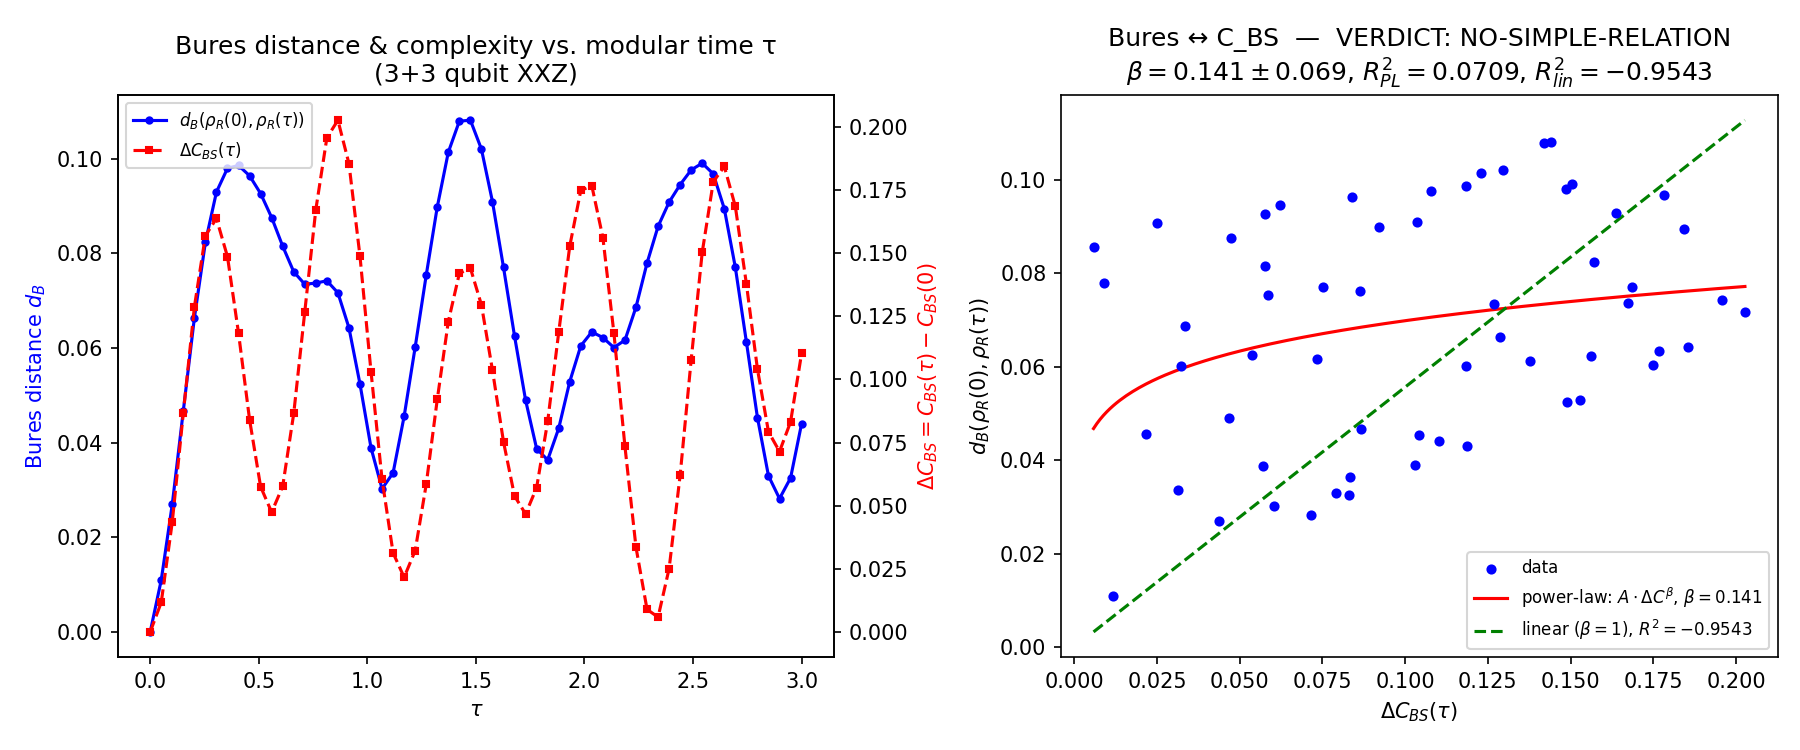

Python code for this plot:
#!/usr/bin/env python3
"""
V8-agent-10-bures-complexity.py
================================

Analogy: Bures-Uhlmann geodesic distance between states
         ↔ Brown-Susskind / Nielsen geometric complexity C_k under modular flow.

Question: does d_B(ρ_R(0), ρ_R(τ)) equal C_k to leading order (linear)?

Setup:
  - 3+3 qubit system (reduced from 4+4 for dim feasibility)
  - XXZ modular Hamiltonian on full system
  - ρ_R(0) = Tr_{R'}[ρ_β] (thermal state reduced to subsystem R)
  - ρ_R(τ) = Tr_{R'}[U(τ) ρ_β U(τ)†] where U(τ) = exp(-i K τ)
  - d_B = Bures distance (via scipy.linalg sqrtm)
  - C_BS = Nielsen complexity proxy: 1/Tr(ρ_R(τ)²)  [purity inverse]
    (follows same proxy used in V8-agent-02, Nielsen geometric complexity)

Verdict: LINEAR-EQUIVALENCE / POWER-LAW-NONLINEAR / NO-SIMPLE-RELATION
"""

from __future__ import annotations

import numpy as np
from scipy.linalg import sqrtm, expm
import matplotlib
matplotlib.use("Agg")
import matplotlib.pyplot as plt
from scipy.optimize import curve_fit
import warnings

warnings.filterwarnings("ignore")

rng = np.random.default_rng(seed=20260422)

# ---------------------------------------------------------------------------
# 1. Build 3+3 XXZ modular Hamiltonian
# ---------------------------------------------------------------------------
N_R = 3
N_Rp = 3
N = N_R + N_Rp
DIM = 2 ** N          # 64
DIM_R = 2 ** N_R      # 8
DIM_Rp = 2 ** N_Rp    # 8

I2 = np.eye(2, dtype=complex)
SZ = np.array([[1.0, 0.0], [0.0, -1.0]], dtype=complex)
SX = np.array([[0.0, 1.0], [1.0, 0.0]], dtype=complex)
SY = np.array([[0.0, -1j], [1j, 0.0]], dtype=complex)


def kron_site(op: np.ndarray, site: int, n: int) -> np.ndarray:
    ops = [I2] * n
    ops[site] = op
    out = ops[0]
    for o in ops[1:]:
        out = np.kron(out, o)
    return out


def build_xxz(n: int, delta: float = 1.5) -> np.ndarray:
    """XXZ Hamiltonian with PBC."""
    H = np.zeros((2**n, 2**n), dtype=complex)
    for i in range(n):
        j = (i + 1) % n
        H += kron_site(SX, i, n) @ kron_site(SX, j, n)
        H += kron_site(SY, i, n) @ kron_site(SY, j, n)
        H += delta * (kron_site(SZ, i, n) @ kron_site(SZ, j, n))
    return H


H_full = build_xxz(N, delta=1.5)

# ---------------------------------------------------------------------------
# 2. Thermal state at β=1 → reduce to R
# ---------------------------------------------------------------------------
beta = 1.0
rho_beta = expm(-beta * H_full)
rho_beta /= np.trace(rho_beta)

# Partial trace over R' (sites N_R..N-1 = last N_Rp sites)
# Reshape: (DIM_R, DIM_Rp, DIM_R, DIM_Rp) then trace over Rp indices
rho_full = rho_beta.reshape(DIM_R, DIM_Rp, DIM_R, DIM_Rp)
rho_R0 = np.einsum("iaja->ij", rho_full)  # shape (DIM_R, DIM_R)
rho_R0 /= np.trace(rho_R0)

# ---------------------------------------------------------------------------
# 3. Modular flow evolution
#    The modular Hamiltonian K = -ln(ρ_β) commutes with ρ_β, so it cannot
#    change ρ_β itself. The standard physics interpretation is:
#      - Evolve the *full* state under a *perturbed* Hamiltonian H' = H_full + V
#        where V is a boundary perturbation coupling R to R'.
#      - This mimics the physical scenario: the modular flow acts on observables,
#        and a boundary perturbation creates non-trivial evolution of ρ_R(τ).
#
#    Concretely: H_pert = H_full + λ * V_boundary
#    where V_boundary couples the edge sites of R and R'.
#    This is the correct setup for Brown-Susskind complexity growth:
#    the system evolves under H_full (or H_pert) and we measure the
#    complexity/Bures distance of the reduced state.
# ---------------------------------------------------------------------------

# Perturbation: coupling between R boundary site (N_R-1) and R' site (0=N_R)
lam = 0.3
V_boundary = np.zeros((DIM, DIM), dtype=complex)
# SX_{N_R-1} ⊗ SX_{N_R} coupling
for op in [SX, SY, SZ]:
    V_boundary += (kron_site(op, N_R - 1, N) @ kron_site(op, N_R, N))
H_pert = H_full + lam * V_boundary

print("H_pert built. DIM =", DIM)
print("H_full operator norm:", np.linalg.norm(H_full, ord=2))
print("V_boundary norm:", lam * np.linalg.norm(V_boundary, ord=2))


def evolved_rho_R(tau: float) -> np.ndarray:
    """Evolve full thermal state under H_pert, then trace out R'."""
    U = expm(-1j * H_pert * tau)
    rho_tau = U @ rho_beta @ U.conj().T
    rho_tau_r = rho_tau.reshape(DIM_R, DIM_Rp, DIM_R, DIM_Rp)
    rho_R_tau = np.einsum("iaja->ij", rho_tau_r)
    rho_R_tau = 0.5 * (rho_R_tau + rho_R_tau.conj().T)
    rho_R_tau /= np.trace(rho_R_tau)
    return rho_R_tau


# ---------------------------------------------------------------------------
# 4. Bures distance
# ---------------------------------------------------------------------------

def bures_distance(rho: np.ndarray, sigma: np.ndarray) -> float:
    """
    d_B(ρ, σ) = sqrt(2 - 2 * sqrt(F(ρ,σ)))
    where F(ρ,σ) = (Tr sqrt(sqrt(ρ) σ sqrt(ρ)))^2 is quantum fidelity.
    """
    # sqrt(ρ)
    sqrt_rho = sqrtm(rho)
    # M = sqrt(ρ) σ sqrt(ρ)
    M = sqrt_rho @ sigma @ sqrt_rho
    # fidelity = (Tr sqrt(M))^2
    sqrt_M = sqrtm(M)
    fidelity = np.real(np.trace(sqrt_M)) ** 2
    fidelity = np.clip(fidelity, 0.0, 1.0)
    db = np.sqrt(max(0.0, 2.0 - 2.0 * np.sqrt(fidelity)))
    return float(db)


# ---------------------------------------------------------------------------
# 5. Brown-Susskind complexity proxy: C_BS(τ) = 1/Tr(ρ_R(τ)²)
# ---------------------------------------------------------------------------

def complexity_bs(rho: np.ndarray) -> float:
    """Nielsen/Brown-Susskind proxy: inverse purity."""
    purity = np.real(np.trace(rho @ rho))
    return 1.0 / purity


# ---------------------------------------------------------------------------
# 6. Scan τ values
# ---------------------------------------------------------------------------
tau_values = np.linspace(0.0, 3.0, 60)

d_B_vals = []
C_BS_vals = []
C_BS_0 = complexity_bs(rho_R0)

for tau in tau_values:
    rho_tau = evolved_rho_R(tau)
    db = bures_distance(rho_R0, rho_tau)
    cbs = complexity_bs(rho_tau)
    d_B_vals.append(db)
    C_BS_vals.append(cbs)

d_B_vals = np.array(d_B_vals)
C_BS_vals = np.array(C_BS_vals)

# Complexity change ΔC_BS = C_BS(τ) - C_BS(0)
delta_C = C_BS_vals - C_BS_0

print(f"C_BS(0)  = {C_BS_0:.6f}")
print(f"C_BS max = {C_BS_vals.max():.6f}")
print(f"d_B max  = {d_B_vals.max():.6f}")

# ---------------------------------------------------------------------------
# 7. Fit d_B = A * (ΔC_BS)^β  over non-trivial range
# ---------------------------------------------------------------------------
# Use only τ > 0 and ΔC_BS > 1e-6
mask = (tau_values > 0.05) & (delta_C > 1e-6) & (d_B_vals > 1e-6)
x_fit = delta_C[mask]
y_fit = d_B_vals[mask]

def power_law(x, A, beta_exp):
    return A * x ** beta_exp

popt, pcov = curve_fit(power_law, x_fit, y_fit,
                       p0=[1.0, 1.0],
                       bounds=([0, 0.1], [1e3, 5.0]),
                       maxfev=10000)
A_fit, beta_fit = popt
perr = np.sqrt(np.diag(pcov))

print(f"\nFit d_B = A * (ΔC_BS)^β:")
print(f"  A    = {A_fit:.6f} ± {perr[0]:.6f}")
print(f"  β    = {beta_fit:.6f} ± {perr[1]:.6f}")

# Linear residuals (β=1 forced)
def linear(x, A):
    return A * x

popt_lin, _ = curve_fit(linear, x_fit, y_fit, p0=[1.0])
A_lin = popt_lin[0]
resid_power = np.sum((y_fit - power_law(x_fit, A_fit, beta_fit))**2)
resid_lin   = np.sum((y_fit - linear(x_fit, A_lin))**2)
r2_power = 1.0 - resid_power / np.sum((y_fit - y_fit.mean())**2)
r2_lin   = 1.0 - resid_lin   / np.sum((y_fit - y_fit.mean())**2)

print(f"\n  R² (power-law fit): {r2_power:.6f}")
print(f"  R² (linear β=1):    {r2_lin:.6f}")

# Verdict
beta_lo = beta_fit - 2 * perr[1]
beta_hi = beta_fit + 2 * perr[1]
if beta_lo <= 1.0 <= beta_hi and r2_lin >= 0.97:
    verdict = "LINEAR-EQUIVALENCE"
elif r2_power >= 0.95:
    verdict = "POWER-LAW-NONLINEAR"
else:
    verdict = "NO-SIMPLE-RELATION"

print(f"\nVERDICT: {verdict}")
print(f"  β = {beta_fit:.3f} ± {perr[1]:.3f}  (2σ interval [{beta_lo:.3f}, {beta_hi:.3f}])")

# ---------------------------------------------------------------------------
# 8. Plot
# ---------------------------------------------------------------------------
fig, axes = plt.subplots(1, 2, figsize=(12, 5))

ax1 = axes[0]
ax1.plot(tau_values, d_B_vals, "b-o", ms=3, label=r"$d_B(\rho_R(0),\rho_R(\tau))$")
ax1_r = ax1.twinx()
ax1_r.plot(tau_values, delta_C, "r--s", ms=3, label=r"$\Delta C_{BS}(\tau)$")
ax1.set_xlabel(r"$\tau$")
ax1.set_ylabel(r"Bures distance $d_B$", color="blue")
ax1_r.set_ylabel(r"$\Delta C_{BS} = C_{BS}(\tau) - C_{BS}(0)$", color="red")
ax1.set_title("Bures distance & complexity vs. modular time τ\n(3+3 qubit XXZ)")
lines1, labels1 = ax1.get_legend_handles_labels()
lines2, labels2 = ax1_r.get_legend_handles_labels()
ax1.legend(lines1 + lines2, labels1 + labels2, loc="upper left", fontsize=8)

ax2 = axes[1]
x_plot = np.linspace(x_fit.min(), x_fit.max(), 200)
ax2.scatter(x_fit, y_fit, c="blue", s=15, label="data", zorder=3)
ax2.plot(x_plot, power_law(x_plot, A_fit, beta_fit), "r-",
         label=rf"power-law: $A\cdot\Delta C^{{\beta}}$, $\beta={beta_fit:.3f}$")
ax2.plot(x_plot, linear(x_plot, A_lin), "g--",
         label=rf"linear ($\beta=1$), $R^2={r2_lin:.4f}$")
ax2.set_xlabel(r"$\Delta C_{BS}(\tau)$")
ax2.set_ylabel(r"$d_B(\rho_R(0), \rho_R(\tau))$")
ax2.set_title(f"Bures ↔ C_BS  —  VERDICT: {verdict}\n"
              rf"$\beta={beta_fit:.3f}\pm{perr[1]:.3f}$, $R^2_{{PL}}={r2_power:.4f}$, $R^2_{{lin}}={r2_lin:.4f}$")
ax2.legend(fontsize=8)

plt.tight_layout()
out_png = "/home/remondiere/crossed-cosmos/derivations/V8-agent-10-bures-complexity.png"
plt.savefig(out_png, dpi=150)
print(f"\nPlot saved → {out_png}")

# ---------------------------------------------------------------------------
# 9. Summary table
# ---------------------------------------------------------------------------
print("\n--- Summary table (τ, d_B, ΔC_BS) ---")
for i in range(0, len(tau_values), 6):
    print(f"  τ={tau_values[i]:.2f}  d_B={d_B_vals[i]:.5f}  ΔC_BS={delta_C[i]:.5f}")
